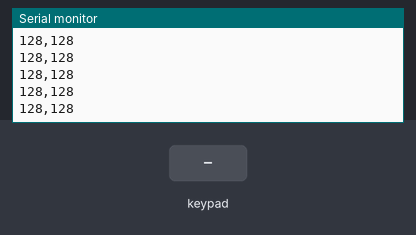
Bench run of a sketch on a simulated Arduino Uno, built with avr-gcc and run on an emulated ATmega328P. Shown: the last lines printed to the serial monitor. The inputs (shaded band) are chosen by the test bench.

Above: at 1.2 s.
1.3 s: key 'U' pressed
At 1.57 s:
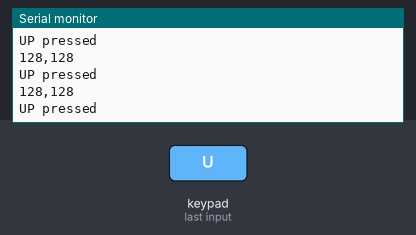
2.9 s: key 'D' pressed
At 3.27 s:
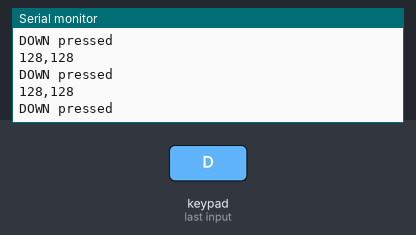
4.6 s: key 'L' pressed
At 5.1 s:
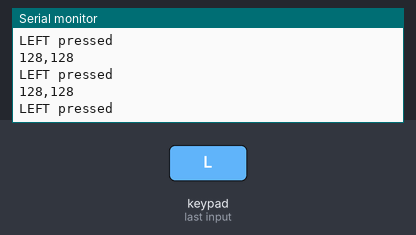
6.3 s: key 'R' pressed
At 6.8 s:
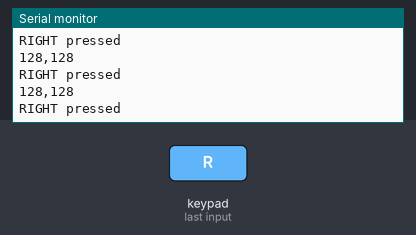

The sketch:

ps2x_arm_project.ino
```cpp
/*
1- data ------>13
2-command ------>12
3-vibration
4-gnd
5-3.3v
6-attention ------>A0
7-clock ------>8
8-desconsolad
9-acknokelage
*/

#include <PS2X_lib.h>
PS2X ps2x;
int error=0;
byte vaibrate=0;

void setup(){
  Serial.begin(9600);
  error=ps2x.config_gamepad(8,12,A0,13,true,true);  //(clock,command,attention,data)
  if (error==0){
    Serial.println("configration done!!");
  }
  else{
    Serial.println("error");
  }
}


void loop(){

    ps2x.read_gamepad(false,vaibrate); //vibrate all time

    // if cases
    if(ps2x.Button(PSB_BLUE))
      Serial.println("x pressed");

    if(ps2x.Button(PSB_PINK))
      Serial.println("square pressed");

    if(ps2x.Button(PSB_RED))
      Serial.println("o pressed");

    if(ps2x.Button(PSB_GREEN))
      Serial.println("throw pressed");

    if(ps2x.Button(PSB_L1))
      Serial.println("L1 pressed");

    if(ps2x.Button(PSB_L2))
      Serial.println("L2 pressed");

    if(ps2x.Button(PSB_L3))
      Serial.println("L3 pressed");

    if(ps2x.Button(PSB_R1))
      Serial.println("R1 pressed");

    if(ps2x.Button(PSB_R2))
      Serial.println("R2 pressed");

    if(ps2x.Button(PSB_R3))
      Serial.println("R3 pressed");

    if(ps2x.Button(PSB_PAD_UP))
      Serial.println("UP pressed");

    if(ps2x.Button(PSB_PAD_DOWN))
      Serial.println("DOWN pressed");

    if(ps2x.Button(PSB_PAD_RIGHT))
      Serial.println("RIGHT pressed");

    if(ps2x.Button(PSB_PAD_LEFT))
      Serial.println("LEFT pressed");

    if(ps2x.Button(PSB_START))
      Serial.println("START pressed");

    if(ps2x.Button(PSB_SELECT))
      Serial.println("SELECT pressed");

    if(ps2x.Analog(PSS_LX)||ps2x.Analog(PSS_RX)){
      Serial.print(ps2x.Analog(PSS_LX),DEC);
      delay(50);
    }

    if(ps2x.Analog(PSS_LY)||ps2x.Analog(PSS_RY)){
      Serial.print(",");
      Serial.print(ps2x.Analog(PSS_LY),DEC);
      Serial.println("");
      delay(50);
    }

    delay(30);
}
```

Measured:
- after the input at 1.3 s, the serial monitor: prints a new line at once (image 1)
- after the input at 2.9 s, the serial monitor: prints a new line after 0.11 s (image 2)
- after the input at 4.6 s, the serial monitor: prints a new line after 0.11 s (image 3)
- after the input at 6.3 s, the serial monitor: prints a new line after 0.11 s (image 4)
